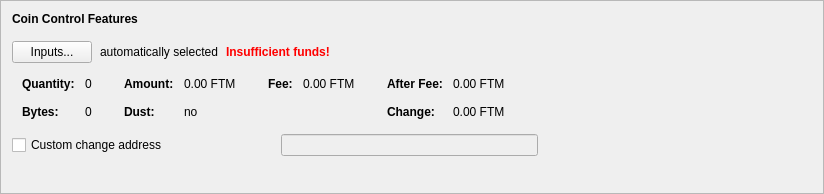
      <widget class="QFrame" name="frameCoinControl">
       <property name="sizePolicy">
        <sizepolicy hsizetype="Preferred" vsizetype="Fixed">
         <horstretch>0</horstretch>
         <verstretch>0</verstretch>
        </sizepolicy>
       </property>
       <property name="minimumSize">
        <size>
         <width>600</width>
         <height>194</height>
        </size>
       </property>
       <property name="frameShape">
        <enum>QFrame::StyledPanel</enum>
       </property>
       <property name="frameShadow">
        <enum>QFrame::Raised</enum>
       </property>
       <layout class="QVBoxLayout" name="verticalLayout_4">
        <item>
         <layout class="QVBoxLayout" name="verticalLayoutCoinControl" stretch="0,0,0,0,0">
          <property name="spacing">
           <number>0</number>
          </property>
          <property name="sizeConstraint">
           <enum>QLayout::SetDefaultConstraint</enum>
          </property>
          <property name="leftMargin">
           <number>0</number>
          </property>
          <property name="topMargin">
           <number>0</number>
          </property>
          <item>
           <layout class="QHBoxLayout" name="horizontalLayoutCoinControl1">
            <property name="bottomMargin">
             <number>15</number>
            </property>
            <item>
             <widget class="QLabel" name="labelCoinControlFeatures">
              <property name="sizePolicy">
               <sizepolicy hsizetype="Preferred" vsizetype="Maximum">
                <horstretch>0</horstretch>
                <verstretch>0</verstretch>
               </sizepolicy>
              </property>
              <property name="font">
               <font>
                <weight>75</weight>
                <bold>true</bold>
               </font>
              </property>
              <property name="styleSheet">
               <string notr="true">font-weight:bold;</string>
              </property>
              <property name="text">
               <string>Coin Control Features</string>
              </property>
             </widget>
            </item>
           </layout>
          </item>
          <item>
           <layout class="QHBoxLayout" name="horizontalLayoutCoinControl2" stretch="0,0,0,0">
            <property name="spacing">
             <number>8</number>
            </property>
            <property name="bottomMargin">
             <number>10</number>
            </property>
            <item>
             <widget class="QPushButton" name="pushButtonCoinControl">
              <property name="styleSheet">
               <string notr="true"/>
              </property>
              <property name="text">
               <string>Inputs...</string>
              </property>
              <property name="autoDefault">
               <bool>false</bool>
              </property>
             </widget>
            </item>
            <item>
             <widget class="QLabel" name="labelCoinControlAutomaticallySelected">
              <property name="text">
               <string>automatically selected</string>
              </property>
              <property name="margin">
               <number>5</number>
              </property>
             </widget>
            </item>
            <item>
             <widget class="QLabel" name="labelCoinControlInsuffFunds">
              <property name="font">
               <font>
                <weight>75</weight>
                <bold>true</bold>
               </font>
              </property>
              <property name="styleSheet">
               <string notr="true">color:red;font-weight:bold;</string>
              </property>
              <property name="text">
               <string>Insufficient funds!</string>
              </property>
              <property name="margin">
               <number>5</number>
              </property>
             </widget>
            </item>
            <item>
             <spacer name="horizontalSpacerCoinControl">
              <property name="orientation">
               <enum>Qt::Horizontal</enum>
              </property>
              <property name="sizeHint" stdset="0">
               <size>
                <width>40</width>
                <height>1</height>
               </size>
              </property>
             </spacer>
            </item>
           </layout>
          </item>
          <item>
           <widget class="QWidget" name="widgetCoinControl" native="true">
            <property name="sizePolicy">
             <sizepolicy hsizetype="Preferred" vsizetype="Preferred">
              <horstretch>0</horstretch>
              <verstretch>0</verstretch>
             </sizepolicy>
            </property>
            <property name="minimumSize">
             <size>
              <width>0</width>
              <height>0</height>
             </size>
            </property>
            <property name="styleSheet">
             <string notr="true"/>
            </property>
            <layout class="QHBoxLayout" name="horizontalLayoutCoinControl5">
             <property name="leftMargin">
              <number>0</number>
             </property>
             <property name="topMargin">
              <number>0</number>
             </property>
             <property name="rightMargin">
              <number>0</number>
             </property>
             <property name="bottomMargin">
              <number>0</number>
             </property>
             <item>
              <layout class="QHBoxLayout" name="horizontalLayoutCoinControl3" stretch="0,0,0,1">
               <property name="spacing">
                <number>20</number>
               </property>
               <property name="topMargin">
                <number>0</number>
               </property>
               <property name="bottomMargin">
                <number>10</number>
               </property>
               <item>
                <layout class="QFormLayout" name="formLayoutCoinControl1">
                 <property name="horizontalSpacing">
                  <number>10</number>
                 </property>
                 <property name="verticalSpacing">
                  <number>14</number>
                 </property>
                 <property name="leftMargin">
                  <number>10</number>
                 </property>
                 <property name="topMargin">
                  <number>4</number>
                 </property>
                 <property name="rightMargin">
                  <number>6</number>
                 </property>
                 <item row="0" column="0">
                  <widget class="QLabel" name="labelCoinControlQuantityText">
                   <property name="font">
                    <font>
                     <weight>75</weight>
                     <bold>true</bold>
                    </font>
                   </property>
                   <property name="text">
                    <string>Quantity:</string>
                   </property>
                   <property name="margin">
                    <number>0</number>
                   </property>
                  </widget>
                 </item>
                 <item row="0" column="1">
                  <widget class="QLabel" name="labelCoinControlQuantity">
                   <property name="cursor">
                    <cursorShape>IBeamCursor</cursorShape>
                   </property>
                   <property name="contextMenuPolicy">
                    <enum>Qt::ActionsContextMenu</enum>
                   </property>
                   <property name="text">
                    <string notr="true">0</string>
                   </property>
                   <property name="margin">
                    <number>0</number>
                   </property>
                   <property name="textInteractionFlags">
                    <set>Qt::LinksAccessibleByMouse|Qt::TextSelectableByKeyboard|Qt::TextSelectableByMouse</set>
                   </property>
                  </widget>
                 </item>
                 <item row="1" column="0">
                  <widget class="QLabel" name="labelCoinControlBytesText">
                   <property name="font">
                    <font>
                     <weight>75</weight>
                     <bold>true</bold>
                    </font>
                   </property>
                   <property name="text">
                    <string>Bytes:</string>
                   </property>
                  </widget>
                 </item>
                 <item row="1" column="1">
                  <widget class="QLabel" name="labelCoinControlBytes">
                   <property name="cursor">
                    <cursorShape>IBeamCursor</cursorShape>
                   </property>
                   <property name="contextMenuPolicy">
                    <enum>Qt::ActionsContextMenu</enum>
                   </property>
                   <property name="text">
                    <string notr="true">0</string>
                   </property>
                   <property name="textInteractionFlags">
                    <set>Qt::LinksAccessibleByMouse|Qt::TextSelectableByKeyboard|Qt::TextSelectableByMouse</set>
                   </property>
                  </widget>
                 </item>
                </layout>
               </item>
               <item>
                <layout class="QFormLayout" name="formLayoutCoinControl2">
                 <property name="horizontalSpacing">
                  <number>10</number>
                 </property>
                 <property name="verticalSpacing">
                  <number>14</number>
                 </property>
                 <property name="leftMargin">
                  <number>6</number>
                 </property>
                 <property name="topMargin">
                  <number>4</number>
                 </property>
                 <property name="rightMargin">
                  <number>6</number>
                 </property>
                 <item row="0" column="0">
                  <widget class="QLabel" name="labelCoinControlAmountText">
                   <property name="font">
                    <font>
                     <weight>75</weight>
                     <bold>true</bold>
                    </font>
                   </property>
                   <property name="text">
                    <string>Amount:</string>
                   </property>
                   <property name="margin">
                    <number>0</number>
                   </property>
                  </widget>
                 </item>
                 <item row="0" column="1">
                  <widget class="QLabel" name="labelCoinControlAmount">
                   <property name="cursor">
                    <cursorShape>IBeamCursor</cursorShape>
                   </property>
                   <property name="contextMenuPolicy">
                    <enum>Qt::ActionsContextMenu</enum>
                   </property>
                   <property name="text">
                    <string notr="true">0.00 FTM</string>
                   </property>
                   <property name="textInteractionFlags">
                    <set>Qt::LinksAccessibleByMouse|Qt::TextSelectableByKeyboard|Qt::TextSelectableByMouse</set>
                   </property>
                  </widget>
                 </item>
                 <item row="1" column="0">
                  <widget class="QLabel" name="labelCoinControlLowOutputText">
                   <property name="font">
                    <font>
                     <weight>75</weight>
                     <bold>true</bold>
                    </font>
                   </property>
                   <property name="text">
                    <string>Dust:</string>
                   </property>
                  </widget>
                 </item>
                 <item row="1" column="1">
                  <widget class="QLabel" name="labelCoinControlLowOutput">
                   <property name="cursor">
                    <cursorShape>IBeamCursor</cursorShape>
                   </property>
                   <property name="contextMenuPolicy">
                    <enum>Qt::ActionsContextMenu</enum>
                   </property>
                   <property name="text">
                    <string notr="true">no</string>
                   </property>
                   <property name="textInteractionFlags">
                    <set>Qt::LinksAccessibleByMouse|Qt::TextSelectableByKeyboard|Qt::TextSelectableByMouse</set>
                   </property>
                  </widget>
                 </item>
                </layout>
               </item>
               <item>
                <layout class="QFormLayout" name="formLayoutCoinControl3">
                 <property name="horizontalSpacing">
                  <number>10</number>
                 </property>
                 <property name="verticalSpacing">
                  <number>14</number>
                 </property>
                 <property name="leftMargin">
                  <number>6</number>
                 </property>
                 <property name="topMargin">
                  <number>4</number>
                 </property>
                 <property name="rightMargin">
                  <number>6</number>
                 </property>
                 <item row="0" column="0">
                  <widget class="QLabel" name="labelCoinControlFeeText">
                   <property name="font">
                    <font>
                     <weight>75</weight>
                     <bold>true</bold>
                    </font>
                   </property>
                   <property name="text">
                    <string>Fee:</string>
                   </property>
                   <property name="margin">
                    <number>0</number>
                   </property>
                  </widget>
                 </item>
                 <item row="0" column="1">
                  <widget class="QLabel" name="labelCoinControlFee">
                   <property name="cursor">
                    <cursorShape>IBeamCursor</cursorShape>
                   </property>
                   <property name="contextMenuPolicy">
                    <enum>Qt::ActionsContextMenu</enum>
                   </property>
                   <property name="text">
                    <string notr="true">0.00 FTM</string>
                   </property>
                   <property name="textInteractionFlags">
                    <set>Qt::LinksAccessibleByMouse|Qt::TextSelectableByKeyboard|Qt::TextSelectableByMouse</set>
                   </property>
                  </widget>
                 </item>
                </layout>
               </item>
               <item>
                <layout class="QFormLayout" name="formLayoutCoinControl4">
                 <property name="horizontalSpacing">
                  <number>10</number>
                 </property>
                 <property name="verticalSpacing">
                  <number>14</number>
                 </property>
                 <property name="leftMargin">
                  <number>6</number>
                 </property>
                 <property name="topMargin">
                  <number>4</number>
                 </property>
                 <property name="rightMargin">
                  <number>6</number>
                 </property>
                 <item row="0" column="0">
                  <widget class="QLabel" name="labelCoinControlAfterFeeText">
                   <property name="font">
                    <font>
                     <weight>75</weight>
                     <bold>true</bold>
                    </font>
                   </property>
                   <property name="text">
                    <string>After Fee:</string>
                   </property>
                   <property name="margin">
                    <number>0</number>
                   </property>
                  </widget>
                 </item>
                 <item row="0" column="1">
                  <widget class="QLabel" name="labelCoinControlAfterFee">
                   <property name="cursor">
                    <cursorShape>IBeamCursor</cursorShape>
                   </property>
                   <property name="contextMenuPolicy">
                    <enum>Qt::ActionsContextMenu</enum>
                   </property>
                   <property name="text">
                    <string notr="true">0.00 FTM</string>
                   </property>
                   <property name="textInteractionFlags">
                    <set>Qt::LinksAccessibleByMouse|Qt::TextSelectableByKeyboard|Qt::TextSelectableByMouse</set>
                   </property>
                  </widget>
                 </item>
                 <item row="1" column="0">
                  <widget class="QLabel" name="labelCoinControlChangeText">
                   <property name="font">
                    <font>
                     <weight>75</weight>
                     <bold>true</bold>
                    </font>
                   </property>
                   <property name="text">
                    <string>Change:</string>
                   </property>
                  </widget>
                 </item>
                 <item row="1" column="1">
                  <widget class="QLabel" name="labelCoinControlChange">
                   <property name="cursor">
                    <cursorShape>IBeamCursor</cursorShape>
                   </property>
                   <property name="contextMenuPolicy">
                    <enum>Qt::ActionsContextMenu</enum>
                   </property>
                   <property name="text">
                    <string notr="true">0.00 FTM</string>
                   </property>
                   <property name="textInteractionFlags">
                    <set>Qt::LinksAccessibleByMouse|Qt::TextSelectableByKeyboard|Qt::TextSelectableByMouse</set>
                   </property>
                  </widget>
                 </item>
                </layout>
               </item>
              </layout>
             </item>
            </layout>
           </widget>
          </item>
          <item>
           <layout class="QHBoxLayout" name="horizontalLayoutCoinControl4" stretch="0,0,0">
            <property name="spacing">
             <number>12</number>
            </property>
            <property name="sizeConstraint">
             <enum>QLayout::SetDefaultConstraint</enum>
            </property>
            <property name="topMargin">
             <number>5</number>
            </property>
            <property name="rightMargin">
             <number>5</number>
            </property>
            <item>
             <widget class="QCheckBox" name="checkBoxCoinControlChange">
              <property name="toolTip">
               <string>If this is activated, but the change address is empty or invalid, change will be sent to a newly generated address.</string>
              </property>
              <property name="text">
               <string>Custom change address</string>
              </property>
             </widget>
            </item>
            <item>
             <widget class="QValidatedLineEdit" name="lineEditCoinControlChange">
              <property name="enabled">
               <bool>false</bool>
              </property>
              <property name="sizePolicy">
               <sizepolicy hsizetype="Ignored" vsizetype="Fixed">
                <horstretch>0</horstretch>
                <verstretch>0</verstretch>
               </sizepolicy>
              </property>
             </widget>
            </item>
            <item>
             <widget class="QLabel" name="labelCoinControlChangeLabel">
              <property name="sizePolicy">
               <sizepolicy hsizetype="Preferred" vsizetype="Expanding">
                <horstretch>0</horstretch>
                <verstretch>0</verstretch>
               </sizepolicy>
              </property>
              <property name="minimumSize">
               <size>
                <width>0</width>
                <height>0</height>
               </size>
              </property>
              <property name="text">
               <string/>
              </property>
              <property name="margin">
               <number>3</number>
              </property>
             </widget>
            </item>
           </layout>
          </item>
          <item>
           <spacer name="verticalSpacerCoinControl">
            <property name="orientation">
             <enum>Qt::Vertical</enum>
            </property>
            <property name="sizeType">
             <enum>QSizePolicy::Expanding</enum>
            </property>
            <property name="sizeHint" stdset="0">
             <size>
              <width>800</width>
              <height>1</height>
             </size>
            </property>
           </spacer>
          </item>
         </layout>
        </item>
       </layout>
      </widget>
